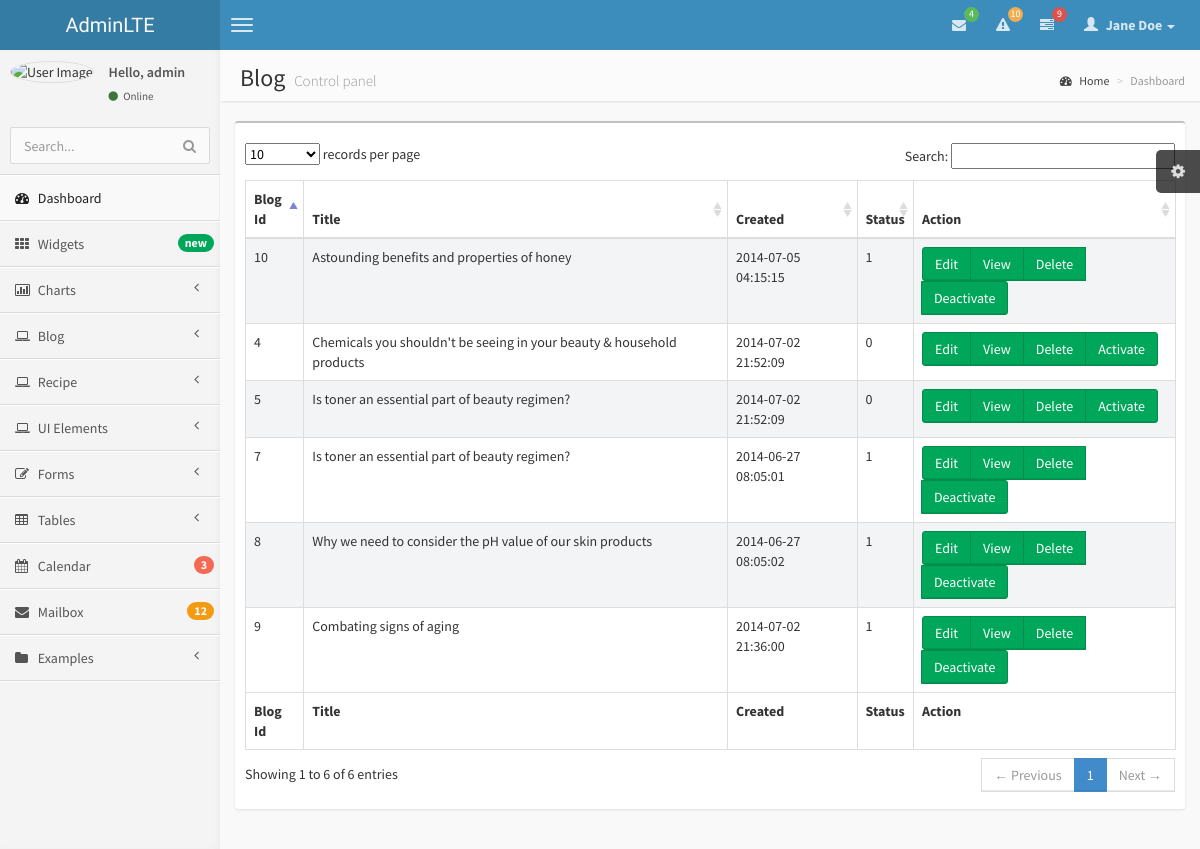
/admin/blogs/index.php (signed in), run on an earlier commit of the app's database.
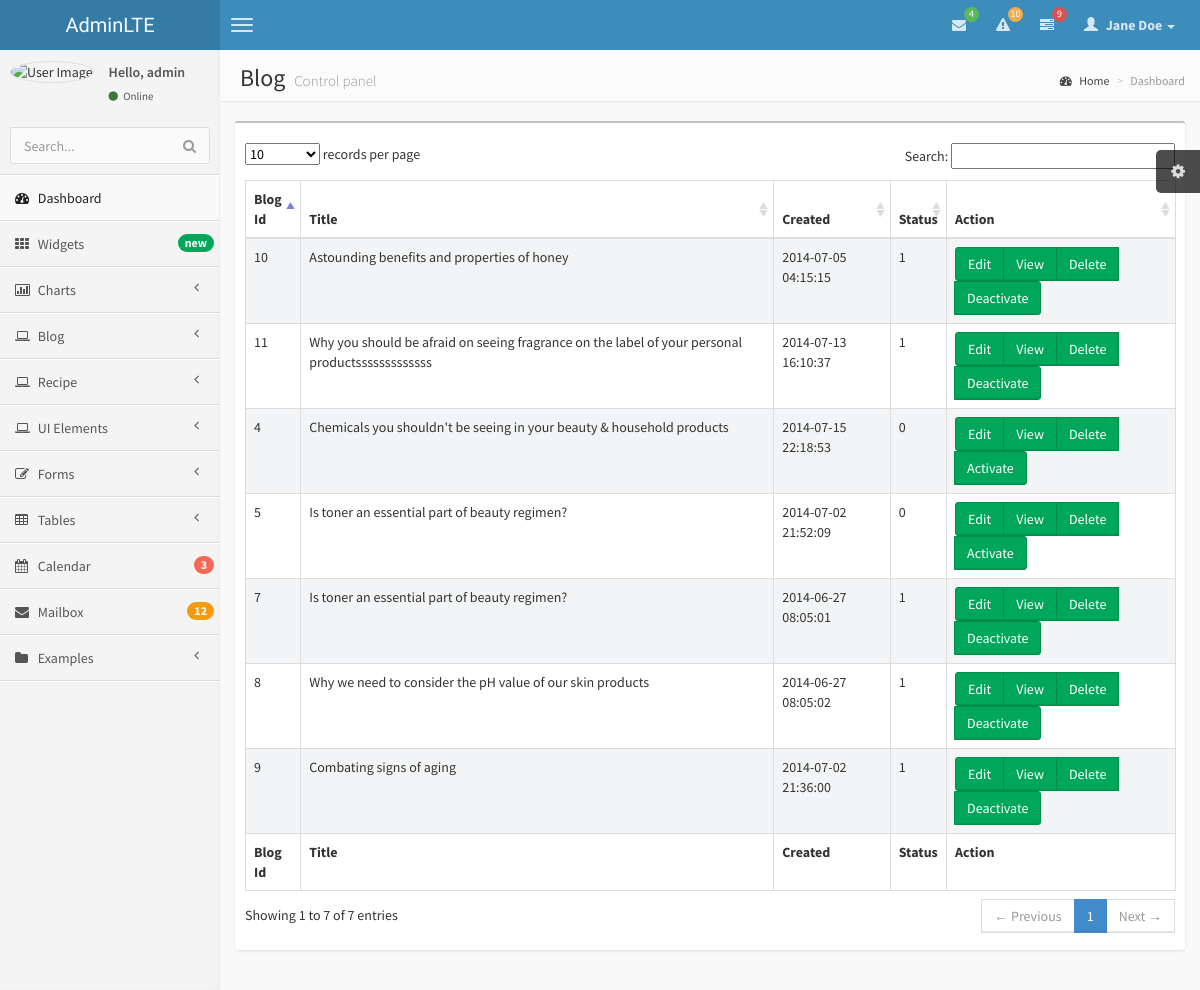
And on a later commit of the database.
### tables this page shows
CREATE TABLE IF NOT EXISTS `blogs` (
  `blog_id` int(11) NOT NULL AUTO_INCREMENT,
  `admin_id` int(11) NOT NULL,
  `title` varchar(128) NOT NULL,
  `body` text NOT NULL,
  `photo` varchar(128) NOT NULL,
  `thumbnail` varchar(128) NOT NULL,
  `views` int(11) NOT NULL,
  `category` varchar(128) NOT NULL,
  `sub_category` varchar(128) NOT NULL,
  `tags` int(11) NOT NULL,
  `status` int(11) NOT NULL DEFAULT '1',
  `created` timestamp NOT NULL DEFAULT CURRENT_TIMESTAMP ON UPDATE CURRENT_TIMESTAMP,
  PRIMARY KEY (`blog_id`)
);

### admin/class/class_blog.php (called while the page is built, shortened)
<?php
Class Blog{
    public function blogList(){
        $i=0;
        $list = array();
        $search = mysql_query("SELECT * FROM blogs");
        while($row = mysql_fetch_array($search)){
            $list[$i]['blog_id'] = $row['blog_id'];
            $list[$i]['title'] = $row['title'];
            $list[$i]['body'] = $row['body'];
            $list[$i]['category'] = $row['category'];
            $list[$i]['sub_category'] = $row['sub_category'];
            $list[$i]['photo'] = $row['photo'];
            $list[$i]['thumbnail'] = $row['thumbnail'];
            $list[$i]['status'] = $row['status'];
            $list[$i]['created'] = $row['created'];
            $i++;
        }
        return $list;
    }
}

### admin/blogs/index.php (the view, shortened to what this page needs)
<?php
include_once '../class/class_blog.php';
$blog = new Blog();
?>
<!DOCTYPE html>
<html>
    <head>
        <link href="../css/bootstrap.min.css" rel="stylesheet" type="text/css" />
        <link href="../css/font-awesome.min.css" rel="stylesheet" type="text/css" />
        <link href="../css/ionicons.min.css" rel="stylesheet" type="text/css" />
        <link href="../css/datatables/dataTables.bootstrap.css" rel="stylesheet" type="text/css" />
        <link href="../css/AdminLTE.css" rel="stylesheet" type="text/css" />
    </head>
    <body class="skin-blue">
        <header class="header">
            <a href="index.html" class="logo">
                AdminLTE
            </a>
            <nav class="navbar navbar-static-top" role="navigation">
                <a href="#" class="navbar-btn sidebar-toggle" data-toggle="offcanvas" role="button">
                    <span class="icon-bar"></span>
                    <span class="icon-bar"></span>
                    <span class="icon-bar"></span>
                </a>
                <div class="navbar-right">
                    <ul class="nav navbar-nav">
                        <li class="dropdown messages-menu">
                            <a href="#" class="dropdown-toggle" data-toggle="dropdown">
                                <i class="fa fa-envelope"></i>
                                <span class="label label-success">4</span>
                            </a>
                        </li>
                        <li class="dropdown notifications-menu">
                            <a href="#" class="dropdown-toggle" data-toggle="dropdown">
                                <i class="fa fa-warning"></i>
                                <span class="label label-warning">10</span>
                            </a>
                        </li>
                        <li class="dropdown tasks-menu">
                            <a href="#" class="dropdown-toggle" data-toggle="dropdown">
                                <i class="fa fa-tasks"></i>
                                <span class="label label-danger">9</span>
                            </a>
                        </li>
                        <li class="dropdown user user-menu">
                            <a href="#" class="dropdown-toggle" data-toggle="dropdown">
                                <i class="glyphicon glyphicon-user"></i>
                                <span>Jane Doe <i class="caret"></i></span>
                            </a>
                        </li>
                    </ul>
                </div>
            </nav>
        </header>
        <div class="wrapper row-offcanvas row-offcanvas-left">
            <aside class="left-side sidebar-offcanvas">
                <section class="sidebar">
                    <div class="user-panel">
                        <div class="pull-left image">
                            <img src="img/avatar3.png" class="img-circle" alt="User Image" />
                        </div>
                        <div class="pull-left info">
                            <p>Hello, <?php echo $_SESSION['username'] ?></p>
                            <a href="#"><i class="fa fa-circle text-success"></i> Online</a>
                        </div>
                    </div>
                    <form action="#" method="get" class="sidebar-form">
                        <div class="input-group">
                            <input type="text" name="q" class="form-control" placeholder="Search..."/>
                            <span class="input-group-btn">
                                <button type='submit' name='seach' id='search-btn' class="btn btn-flat"><i class="fa fa-search"></i></button>
                            </span>
                        </div>
                    </form>
                    <ul class="sidebar-menu">
                        <li class="active">
                            <a href="index.html">
                                <i class="fa fa-dashboard"></i> <span>Dashboard</span>
                            </a>
                        </li>
                        <li>
                            <a href="pages/widgets.html">
                                <i class="fa fa-th"></i> <span>Widgets</span> <small class="badge pull-right bg-green">new</small>
                            </a>
                        </li>
                        <li class="treeview">
                            <a href="#">
                                <i class="fa fa-bar-chart-o"></i>
                                <span>Charts</span>
                                <i class="fa fa-angle-left pull-right"></i>
                            </a>
                        </li>
                        <li class="treeview">
                            <a href="#">
                                <i class="fa fa-laptop"></i>
                                <span>Blog</span>
                                <i class="fa fa-angle-left pull-right"></i>
                            </a>
                        </li>
                        <li class="treeview">
                            <a href="#">
                                <i class="fa fa-laptop"></i>
                                <span>Recipe</span>
                                <i class="fa fa-angle-left pull-right"></i>
                            </a>
                        </li>
                        <li class="treeview">
                            <a href="#">
                                <i class="fa fa-laptop"></i>
                                <span>UI Elements</span>
                                <i class="fa fa-angle-left pull-right"></i>
                            </a>
                        </li>
                        <li class="treeview">
                            <a href="#">
                                <i class="fa fa-edit"></i> <span>Forms</span>
                                <i class="fa fa-angle-left pull-right"></i>
                            </a>
                        </li>
                        <li class="treeview">
                            <a href="#">
                                <i class="fa fa-table"></i> <span>Tables</span>
                                <i class="fa fa-angle-left pull-right"></i>
                            </a>
                        </li>
                        <li>
                            <a href="pages/calendar.html">
                                <i class="fa fa-calendar"></i> <span>Calendar</span>
                                <small class="badge pull-right bg-red">3</small>
                            </a>
                        </li>
                        <li>
                            <a href="pages/mailbox.html">
                                <i class="fa fa-envelope"></i> <span>Mailbox</span>
                                <small class="badge pull-right bg-yellow">12</small>
                            </a>
                        </li>
                        <li class="treeview">
                            <a href="#">
                                <i class="fa fa-folder"></i> <span>Examples</span>
                                <i class="fa fa-angle-left pull-right"></i>
                            </a>
                        </li>
                    </ul>
                </section>
            </aside>
            <aside class="right-side">
                <section class="content-header">
                    <h1>
                        Blog
                        <small>Control panel</small>
                    </h1>
                    <ol class="breadcrumb">
                        <li><a href="#"><i class="fa fa-dashboard"></i> Home</a></li>
                        <li class="active">Dashboard</li>
                    </ol>
                </section>
                <section class="content">
                    <div class="box">
                                <div class="box-header">
                                </div>
                                <div class="box-body table-responsive">
                                    <table id="example1" class="table table-bordered table-striped">
                                        <thead>
                                            <tr>
                                                <th>Blog Id</th>
                                                <th>Title</th>
                                                <th>Created</th>
                                                <th>Status</th>
                                                <th>Action</th>
                                            </tr>
                                        </thead>
                                        <tbody>
                                            <?php foreach($blog->blogList() as $a): ?>
                                            <tr>
                                                <td><?php echo $a['blog_id'] ?></td>
                                                <td><?php echo $a['title'] ?></td>
                                                <td><?php echo $a['created'] ?></td>
                                                <td><?php echo $a['status'] ?></td>
                                                <td>
                                                    <div class="btn-group">
                                                        <a class="btn btn-success" href="edit.php?id=<?php echo $a['blog_id'] ?>">Edit</a>
                                                        <a class="btn btn-success" href="view.php?id=<?php echo $a['blog_id'] ?>">View</a>
                                                        <a class="btn btn-success" href="delete.php?id=<?php echo $a['blog_id'] ?>">Delete</a>
                                                        <?php
                                                        if($a['status']==1){
                                                        ?>
                                                        <a class="btn btn-success" href="deactivate.php?id=<?php echo $a['blog_id'] ?>">Deactivate</a>
                                                        <?php }else{ ?>
                                                        <a class="btn btn-success" href="activate.php?id=<?php echo $a['blog_id'] ?>">Activate</a>
                                                        <?php } ?>
                                                    </div>
                                                </td>
                                            </tr>
                                            <?php endforeach; ?>
                                        </tbody>
                                        <tfoot>
                                            <tr>
                                                <th>Blog Id</th>
                                                <th>Title</th>
                                                <th>Created</th>
                                                <th>Status</th>
                                                <th>Action</th>
                                            </tr>
                                        </tfoot>
                                    </table>
                                </div>
                            </div>
                </section>
            </aside>
        </div>
    </body>
</html>

What changed in the data, as far as the page shows it:
changed blogs "Chemicals you shouldn't be seeing in your beauty & household products": created "2014-07-02 21:52:09" → "2014-07-15 22:18:53"
added blogs: blog_id "11", title "Why you should be afraid on seeing fragrance on the label of your personal productsssssssssssss", created "2014-07-13 16:10:37", status "1"
Also different on the page:
text written by a page script: "records per page Search: Showing 1 to 6 of 6 entries ← Previous 1 Next →" → "records per page Search: Showing 1 to 7 of 7 entries ← Previous 1 Next →"
